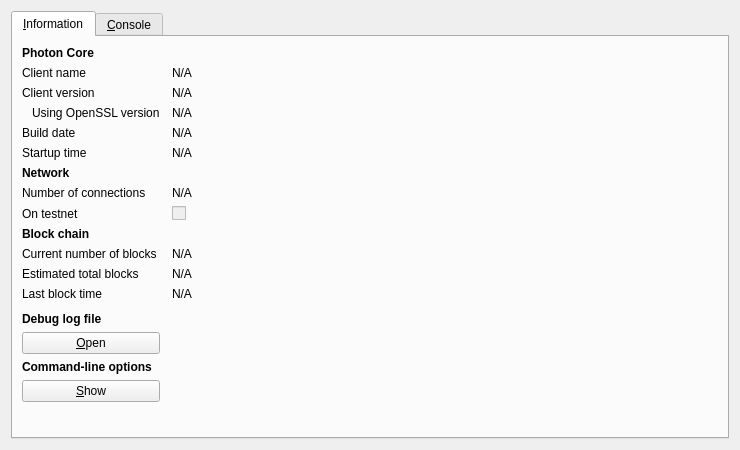
<?xml version="1.0" encoding="UTF-8"?>
<ui version="4.0">
 <class>RPCConsole</class>
 <widget class="QDialog" name="RPCConsole">
  <property name="geometry">
   <rect>
    <x>0</x>
    <y>0</y>
    <width>740</width>
    <height>450</height>
   </rect>
  </property>
  <property name="windowTitle">
   <string>UniversalMolecule - Debug window</string>
  </property>
  <layout class="QVBoxLayout" name="verticalLayout_2">
   <item>
    <widget class="QTabWidget" name="tabWidget">
     <property name="currentIndex">
      <number>0</number>
     </property>
     <widget class="QWidget" name="tab_info">
      <attribute name="title">
       <string>&amp;Information</string>
      </attribute>
      <layout class="QGridLayout" name="gridLayout" columnstretch="0,1">
       <property name="horizontalSpacing">
        <number>12</number>
       </property>
       <item row="0" column="0">
        <widget class="QLabel" name="label_9">
         <property name="font">
          <font>
           <weight>75</weight>
           <bold>true</bold>
          </font>
         </property>
         <property name="text">
          <string>Photon Core</string>
         </property>
        </widget>
       </item>
       <item row="1" column="0">
        <widget class="QLabel" name="label_5">
         <property name="text">
          <string>Client name</string>
         </property>
        </widget>
       </item>
       <item row="1" column="1">
        <widget class="QLabel" name="clientName">
         <property name="cursor">
          <cursorShape>IBeamCursor</cursorShape>
         </property>
         <property name="text">
          <string>N/A</string>
         </property>
         <property name="textFormat">
          <enum>Qt::PlainText</enum>
         </property>
         <property name="textInteractionFlags">
          <set>Qt::LinksAccessibleByMouse|Qt::TextSelectableByKeyboard|Qt::TextSelectableByMouse</set>
         </property>
        </widget>
       </item>
       <item row="2" column="0">
        <widget class="QLabel" name="label_6">
         <property name="text">
          <string>Client version</string>
         </property>
        </widget>
       </item>
       <item row="2" column="1">
        <widget class="QLabel" name="clientVersion">
         <property name="cursor">
          <cursorShape>IBeamCursor</cursorShape>
         </property>
         <property name="text">
          <string>N/A</string>
         </property>
         <property name="textFormat">
          <enum>Qt::PlainText</enum>
         </property>
         <property name="textInteractionFlags">
          <set>Qt::LinksAccessibleByMouse|Qt::TextSelectableByKeyboard|Qt::TextSelectableByMouse</set>
         </property>
        </widget>
       </item>
       <item row="3" column="0">
        <widget class="QLabel" name="label_14">
         <property name="text">
          <string>Using OpenSSL version</string>
         </property>
         <property name="indent">
          <number>10</number>
         </property>
        </widget>
       </item>
       <item row="3" column="1">
        <widget class="QLabel" name="openSSLVersion">
         <property name="cursor">
          <cursorShape>IBeamCursor</cursorShape>
         </property>
         <property name="text">
          <string>N/A</string>
         </property>
         <property name="textFormat">
          <enum>Qt::PlainText</enum>
         </property>
         <property name="textInteractionFlags">
          <set>Qt::LinksAccessibleByMouse|Qt::TextSelectableByKeyboard|Qt::TextSelectableByMouse</set>
         </property>
        </widget>
       </item>
       <item row="4" column="0">
        <widget class="QLabel" name="label_12">
         <property name="text">
          <string>Build date</string>
         </property>
        </widget>
       </item>
       <item row="4" column="1">
        <widget class="QLabel" name="buildDate">
         <property name="cursor">
          <cursorShape>IBeamCursor</cursorShape>
         </property>
         <property name="text">
          <string>N/A</string>
         </property>
         <property name="textFormat">
          <enum>Qt::PlainText</enum>
         </property>
         <property name="textInteractionFlags">
          <set>Qt::LinksAccessibleByMouse|Qt::TextSelectableByKeyboard|Qt::TextSelectableByMouse</set>
         </property>
        </widget>
       </item>
       <item row="5" column="0">
        <widget class="QLabel" name="label_13">
         <property name="text">
          <string>Startup time</string>
         </property>
        </widget>
       </item>
       <item row="5" column="1">
        <widget class="QLabel" name="startupTime">
         <property name="cursor">
          <cursorShape>IBeamCursor</cursorShape>
         </property>
         <property name="text">
          <string>N/A</string>
         </property>
         <property name="textFormat">
          <enum>Qt::PlainText</enum>
         </property>
         <property name="textInteractionFlags">
          <set>Qt::LinksAccessibleByMouse|Qt::TextSelectableByKeyboard|Qt::TextSelectableByMouse</set>
         </property>
        </widget>
       </item>
       <item row="6" column="0">
        <widget class="QLabel" name="label_11">
         <property name="font">
          <font>
           <weight>75</weight>
           <bold>true</bold>
          </font>
         </property>
         <property name="text">
          <string>Network</string>
         </property>
        </widget>
       </item>
       <item row="7" column="0">
        <widget class="QLabel" name="label_7">
         <property name="text">
          <string>Number of connections</string>
         </property>
        </widget>
       </item>
       <item row="7" column="1">
        <widget class="QLabel" name="numberOfConnections">
         <property name="cursor">
          <cursorShape>IBeamCursor</cursorShape>
         </property>
         <property name="text">
          <string>N/A</string>
         </property>
         <property name="textFormat">
          <enum>Qt::PlainText</enum>
         </property>
         <property name="textInteractionFlags">
          <set>Qt::LinksAccessibleByMouse|Qt::TextSelectableByKeyboard|Qt::TextSelectableByMouse</set>
         </property>
        </widget>
       </item>
       <item row="8" column="0">
        <widget class="QLabel" name="label_8">
         <property name="text">
          <string>On testnet</string>
         </property>
        </widget>
       </item>
       <item row="8" column="1">
        <widget class="QCheckBox" name="isTestNet">
         <property name="enabled">
          <bool>false</bool>
         </property>
         <property name="text">
          <string/>
         </property>
        </widget>
       </item>
       <item row="9" column="0">
        <widget class="QLabel" name="label_10">
         <property name="font">
          <font>
           <weight>75</weight>
           <bold>true</bold>
          </font>
         </property>
         <property name="text">
          <string>Block chain</string>
         </property>
        </widget>
       </item>
       <item row="10" column="0">
        <widget class="QLabel" name="label_3">
         <property name="text">
          <string>Current number of blocks</string>
         </property>
        </widget>
       </item>
       <item row="10" column="1">
        <widget class="QLabel" name="numberOfBlocks">
         <property name="cursor">
          <cursorShape>IBeamCursor</cursorShape>
         </property>
         <property name="text">
          <string>N/A</string>
         </property>
         <property name="textFormat">
          <enum>Qt::PlainText</enum>
         </property>
         <property name="textInteractionFlags">
          <set>Qt::LinksAccessibleByMouse|Qt::TextSelectableByKeyboard|Qt::TextSelectableByMouse</set>
         </property>
        </widget>
       </item>
       <item row="11" column="0">
        <widget class="QLabel" name="label_4">
         <property name="text">
          <string>Estimated total blocks</string>
         </property>
        </widget>
       </item>
       <item row="11" column="1">
        <widget class="QLabel" name="totalBlocks">
         <property name="cursor">
          <cursorShape>IBeamCursor</cursorShape>
         </property>
         <property name="text">
          <string>N/A</string>
         </property>
         <property name="textFormat">
          <enum>Qt::PlainText</enum>
         </property>
         <property name="textInteractionFlags">
          <set>Qt::LinksAccessibleByMouse|Qt::TextSelectableByKeyboard|Qt::TextSelectableByMouse</set>
         </property>
        </widget>
       </item>
       <item row="12" column="0">
        <widget class="QLabel" name="label_2">
         <property name="text">
          <string>Last block time</string>
         </property>
        </widget>
       </item>
       <item row="12" column="1">
        <widget class="QLabel" name="lastBlockTime">
         <property name="cursor">
          <cursorShape>IBeamCursor</cursorShape>
         </property>
         <property name="text">
          <string>N/A</string>
         </property>
         <property name="textFormat">
          <enum>Qt::PlainText</enum>
         </property>
         <property name="textInteractionFlags">
          <set>Qt::LinksAccessibleByMouse|Qt::TextSelectableByKeyboard|Qt::TextSelectableByMouse</set>
         </property>
        </widget>
       </item>
       <item row="13" column="0">
        <spacer name="verticalSpacer_2">
         <property name="orientation">
          <enum>Qt::Vertical</enum>
         </property>
         <property name="sizeHint" stdset="0">
          <size>
           <width>20</width>
           <height>20</height>
          </size>
         </property>
        </spacer>
       </item>
       <item row="14" column="0">
        <widget class="QLabel" name="labelDebugLogfile">
         <property name="font">
          <font>
           <weight>75</weight>
           <bold>true</bold>
          </font>
         </property>
         <property name="text">
          <string>Debug log file</string>
         </property>
        </widget>
       </item>
       <item row="15" column="0">
        <widget class="QPushButton" name="openDebugLogfileButton">
         <property name="toolTip">
          <string>Open the UniversalMolecule debug log file from the current data directory. This can take a few seconds for large log files.</string>
         </property>
         <property name="text">
          <string>&amp;Open</string>
         </property>
         <property name="autoDefault">
          <bool>false</bool>
         </property>
        </widget>
       </item>
       <item row="16" column="0">
        <widget class="QLabel" name="labelCLOptions">
         <property name="font">
          <font>
           <weight>75</weight>
           <bold>true</bold>
          </font>
         </property>
         <property name="text">
          <string>Command-line options</string>
         </property>
        </widget>
       </item>
       <item row="17" column="0">
        <widget class="QPushButton" name="showCLOptionsButton">
         <property name="toolTip">
          <string>Show the UniversalMolecule-Qt help message to get a list with possible Bitcoin command-line options.</string>
         </property>
         <property name="text">
          <string>&amp;Show</string>
         </property>
         <property name="autoDefault">
          <bool>false</bool>
         </property>
        </widget>
       </item>
       <item row="18" column="0">
        <spacer name="verticalSpacer">
         <property name="orientation">
          <enum>Qt::Vertical</enum>
         </property>
         <property name="sizeHint" stdset="0">
          <size>
           <width>20</width>
           <height>40</height>
          </size>
         </property>
        </spacer>
       </item>
      </layout>
     </widget>
     <widget class="QWidget" name="tab_console">
      <attribute name="title">
       <string>&amp;Console</string>
      </attribute>
      <layout class="QVBoxLayout" name="verticalLayout_3">
       <property name="spacing">
        <number>3</number>
       </property>
       <item>
        <widget class="QTextEdit" name="messagesWidget">
         <property name="minimumSize">
          <size>
           <width>0</width>
           <height>100</height>
          </size>
         </property>
         <property name="readOnly">
          <bool>true</bool>
         </property>
         <property name="tabKeyNavigation" stdset="0">
          <bool>false</bool>
         </property>
         <property name="columnCount" stdset="0">
          <number>2</number>
         </property>
        </widget>
       </item>
       <item>
        <layout class="QHBoxLayout" name="horizontalLayout">
         <property name="spacing">
          <number>3</number>
         </property>
         <item>
          <widget class="QLabel" name="label">
           <property name="text">
            <string notr="true">&gt;</string>
           </property>
          </widget>
         </item>
         <item>
          <widget class="QLineEdit" name="lineEdit"/>
         </item>
         <item>
          <widget class="QPushButton" name="clearButton">
           <property name="maximumSize">
            <size>
             <width>24</width>
             <height>24</height>
            </size>
           </property>
           <property name="toolTip">
            <string>Clear console</string>
           </property>
           <property name="text">
            <string/>
           </property>
           <property name="icon">
            <iconset resource="../bitcoin.qrc">
             <normaloff>:/icons/remove</normaloff>:/icons/remove</iconset>
           </property>
           <property name="shortcut">
            <string notr="true">Ctrl+L</string>
           </property>
           <property name="autoDefault">
            <bool>false</bool>
           </property>
          </widget>
         </item>
        </layout>
       </item>
      </layout>
     </widget>
    </widget>
   </item>
  </layout>
 </widget>
 <resources>
  <include location="../bitcoin.qrc"/>
 </resources>
 <connections/>
</ui>
